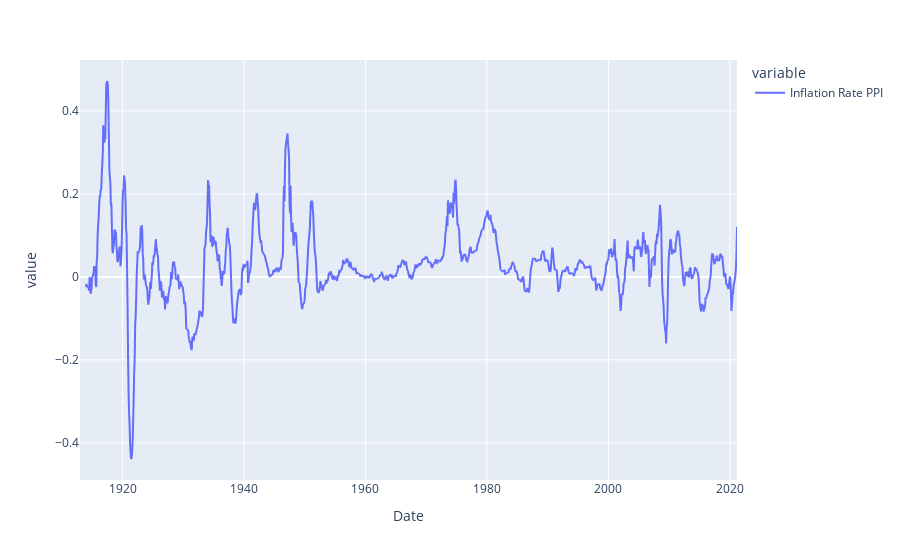

Write notebook code for a chart like this one.
### Code cell
plot_IR_PPI = px.line(inflation_rate_PPI)
plot_IR_PPI

### Figure 1 — Plotly figure (JSON) as saved in the notebook; plotly's stock layout.template omitted (floating-point values rounded to 4 significant figures; data arrays with more than 128 entries replaced by an {"elided": "..."} marker saying what was removed)
{"data": [{"hovertemplate": "variable=Inflation Rate PPI<br>Date=%{x}<br>value=%{y}<extra></extra>", "legendgroup": "Inflation Rate PPI", "line": {"color": "#636efa", "dash": "solid"}, "mode": "lines", "name": "Inflation Rate PPI", "showlegend": true, "type": "scattergl", "x": {"elided": "1299 str values"}, "xaxis": "x", "y": {"elided": "1299 float values"}, "yaxis": "y"}], "layout": {"autosize": true, "legend": {"title": {"text": "variable"}, "tracegroupgap": 0}, "margin": {"t": 60}, "xaxis": {"anchor": "y", "autorange": true, "domain": [0, 1], "range": ["1913-01-01", "2021-03-01"], "title": {"text": "Date"}, "type": "date"}, "yaxis": {"anchor": "x", "autorange": true, "domain": [0, 1], "range": [-0.4896, 0.5228], "title": {"text": "value"}, "type": "linear"}}}
